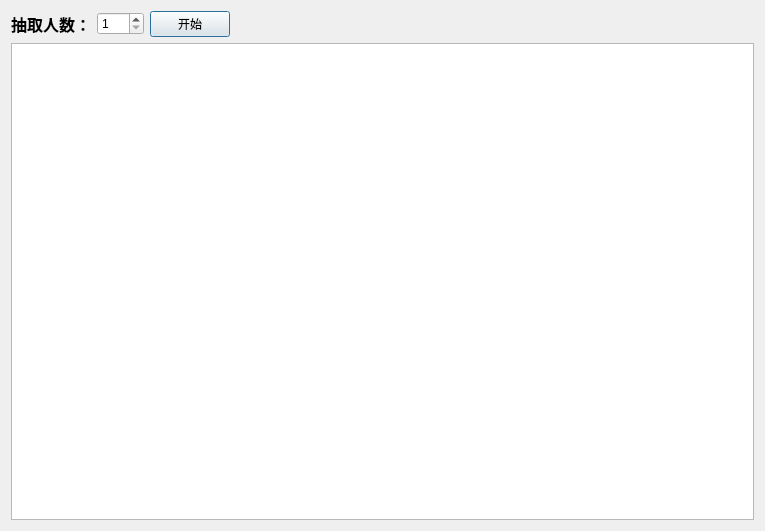
<?xml version="1.0" encoding="UTF-8"?>
<ui version="4.0">
 <class>Draw</class>
 <widget class="QDialog" name="Draw">
  <property name="geometry">
   <rect>
    <x>0</x>
    <y>0</y>
    <width>765</width>
    <height>531</height>
   </rect>
  </property>
  <property name="windowTitle">
   <string>随机抽取</string>
  </property>
  <property name="windowIcon">
   <iconset>
    <normaloff>tool.ico.png</normaloff>tool.ico.png</iconset>
  </property>
  <layout class="QHBoxLayout" name="horizontalLayout_5">
   <item>
    <layout class="QVBoxLayout" name="verticalLayout">
     <item>
      <layout class="QFormLayout" name="formLayout">
       <item row="0" column="1">
        <layout class="QHBoxLayout" name="horizontalLayout">
         <item>
          <layout class="QHBoxLayout" name="horizontalLayout_2">
           <item>
            <widget class="QSpinBox" name="spinBox">
             <property name="minimum">
              <number>1</number>
             </property>
             <property name="maximum">
              <number>100</number>
             </property>
             <property name="value">
              <number>1</number>
             </property>
            </widget>
           </item>
          </layout>
         </item>
         <item>
          <widget class="QPushButton" name="pushButton">
           <property name="text">
            <string>开始</string>
           </property>
          </widget>
         </item>
         <item>
          <spacer name="horizontalSpacer">
           <property name="orientation">
            <enum>Qt::Horizontal</enum>
           </property>
           <property name="sizeHint" stdset="0">
            <size>
             <width>40</width>
             <height>20</height>
            </size>
           </property>
          </spacer>
         </item>
        </layout>
       </item>
       <item row="0" column="0">
        <widget class="QLabel" name="label">
         <property name="text">
          <string>&lt;html&gt;&lt;head/&gt;&lt;body&gt;&lt;p&gt;&lt;span style=&quot; font-size:12pt; font-weight:700;&quot;&gt;抽取人数：&lt;/span&gt;&lt;/p&gt;&lt;/body&gt;&lt;/html&gt;</string>
         </property>
        </widget>
       </item>
      </layout>
     </item>
     <item>
      <layout class="QHBoxLayout" name="horizontalLayout_4">
       <item>
        <widget class="QTableWidget" name="tableWidget"/>
       </item>
      </layout>
     </item>
    </layout>
   </item>
  </layout>
 </widget>
 <tabstops>
  <tabstop>spinBox</tabstop>
  <tabstop>pushButton</tabstop>
  <tabstop>tableWidget</tabstop>
 </tabstops>
 <resources/>
 <connections/>
</ui>
